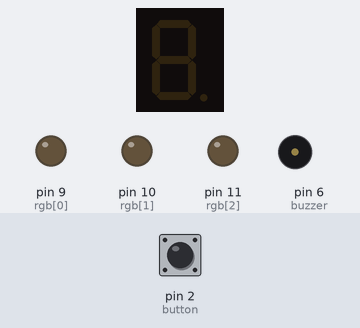
The sketch below on a simulated Arduino Uno, built with avr-gcc and run on an emulated ATmega328P. Parts: 1-digit seven-segment display, output pins drawn as LEDs (lit = HIGH), buzzer (waves = sounding). Wiring (inferred from the names in the program): 1-digit 7-segment display, segments lit when HIGH: segments pin 3, pin 4, pin 5, pin 7, pin 8, pin 12, pin 13, A1. Inputs (shaded band) come from the test bench; at power-on: pin 2 (button) LOW. Random numbers use the default seed unless the sketch sets one; the segment pins are drawn as the display they are named for; pins used as bus, display or sensor lines are not drawn.

Above: at 1.2 s.
1.3 s: pin 2 (button) pulled HIGH for 0.15 s
At 2.1 s:
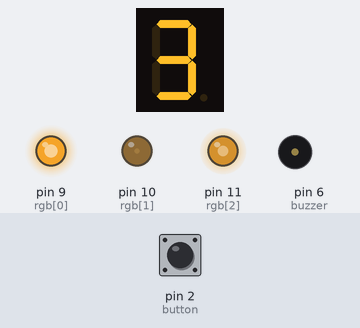
At 6.1 s:
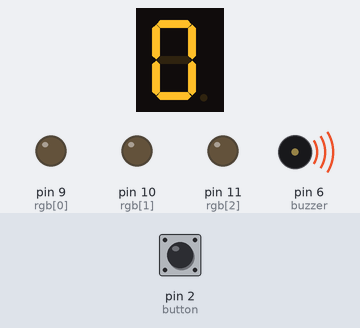
Timing chart, 0 to 13.4 s (numbered marks = the images above; inputs shaded):
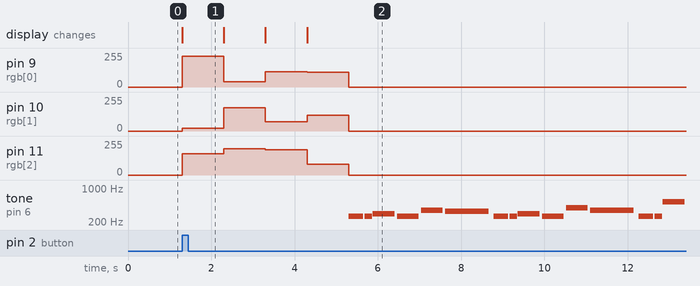

The sketch:

Lab02_22127117_CODE.ino
```cpp
int photoresistor = A0;
int button = 2;
int rgb[] = {9, 10, 11};
int buzzer = 6;
int segments[] = {3, 4, 5, 7, 8, 12, 13, A1};


#define NOTE_B0  31
#define NOTE_C1  33
#define NOTE_CS1 35
#define NOTE_D1  37
#define NOTE_DS1 39
#define NOTE_E1  41
#define NOTE_F1  44
#define NOTE_FS1 46
#define NOTE_G1  49
#define NOTE_GS1 52
#define NOTE_A1  55
#define NOTE_AS1 58
#define NOTE_B1  62
#define NOTE_C2  65
#define NOTE_CS2 69
#define NOTE_D2  73
#define NOTE_DS2 78
#define NOTE_E2  82
#define NOTE_F2  87
#define NOTE_FS2 93
#define NOTE_G2  98
#define NOTE_GS2 104
#define NOTE_A2  110
#define NOTE_AS2 117
#define NOTE_B2  123
#define NOTE_C3  131
#define NOTE_CS3 139
#define NOTE_D3  147
#define NOTE_DS3 156
#define NOTE_E3  165
#define NOTE_F3  175
#define NOTE_FS3 185
#define NOTE_G3  196
#define NOTE_GS3 208
#define NOTE_A3  220
#define NOTE_AS3 233
#define NOTE_B3  247
#define NOTE_C4  262
#define NOTE_CS4 277
#define NOTE_D4  294
#define NOTE_DS4 311
#define NOTE_E4  330
#define NOTE_F4  349
#define NOTE_FS4 370
#define NOTE_G4  392
#define NOTE_GS4 415
#define NOTE_A4  440
#define NOTE_AS4 466
#define NOTE_B4  494
#define NOTE_C5  523
#define NOTE_CS5 554
#define NOTE_D5  587
#define NOTE_DS5 622
#define NOTE_E5  659
#define NOTE_F5  698
#define NOTE_FS5 740
#define NOTE_G5  784
#define NOTE_GS5 831
#define NOTE_A5  880
#define NOTE_AS5 932
#define NOTE_B5  988
#define NOTE_C6  1047
#define NOTE_CS6 1109
#define NOTE_D6  1175
#define NOTE_DS6 1245
#define NOTE_E6  1319
#define NOTE_F6  1397
#define NOTE_FS6 1480
#define NOTE_G6  1568
#define NOTE_GS6 1661
#define NOTE_A6  1760
#define NOTE_AS6 1865
#define NOTE_B6  1976
#define NOTE_C7  2093
#define NOTE_CS7 2217
#define NOTE_D7  2349
#define NOTE_DS7 2489
#define NOTE_E7  2637
#define NOTE_F7  2794
#define NOTE_FS7 2960
#define NOTE_G7  3136
#define NOTE_GS7 3322
#define NOTE_A7  3520
#define NOTE_AS7 3729
#define NOTE_B7  3951
#define NOTE_C8  4186
#define NOTE_CS8 4435
#define NOTE_D8  4699
#define NOTE_DS8 4978
#define REST      0

// change this to make the song slower or faster
int tempo = 155;

void setup()
{
  Serial.begin(9600);

  pinMode(button, INPUT);
  pinMode(photoresistor, INPUT);

  for(int i = 0; i < 3; i++)
    pinMode(rgb[i], OUTPUT);

  pinMode(buzzer, OUTPUT);

  for(int i = 0; i < 8; i++)
    pinMode(segments[i], OUTPUT);
}


void displayNumber(int number)
{
  int numberSignals[4][8] = {
    {1, 1, 1, 1, 1, 1, 0, 0}, // Number 0
    {0, 1, 1, 0, 0, 0, 0, 0}, // Number 1
    {1, 1, 0, 1, 1, 0, 1, 0}, // Number 2
    {1, 1, 1, 1, 0, 0, 1, 0}  // Number 3
  };

  for(int i = 0; i < 8; i++)
    digitalWrite(segments[i], numberSignals[number][i]);

}

void getRandomColorRGB()
{
  analogWrite(rgb[0], random(0, 255));
  analogWrite(rgb[1], random(0, 255));
  analogWrite(rgb[2], random(0, 255));
}

void turnOffRGB()
{
  digitalWrite(rgb[0], LOW);
  digitalWrite(rgb[1], LOW);
  digitalWrite(rgb[2], LOW);
}

void happyMusic()
{
  /* --- SET UP ---*/
  int melody[] = {

    // Happy Birthday
    // Score available at https://musescore.com/user/8221/scores/26906

    NOTE_C4,4, NOTE_C4,8,
    NOTE_D4,-4, NOTE_C4,-4, NOTE_F4,-4,
    NOTE_E4,-2, NOTE_C4,4, NOTE_C4,8,
    NOTE_D4,-4, NOTE_C4,-4, NOTE_G4,-4,
    NOTE_F4,-2, NOTE_C4,4, NOTE_C4,8,

    NOTE_C5,-4, NOTE_A4,-4, NOTE_F4,-4,
    NOTE_E4,-4, NOTE_D4,-4, NOTE_AS4,4, NOTE_AS4,8,
    NOTE_A4,-4, NOTE_F4,-4, NOTE_G4,-4,
    NOTE_F4,-2,

  };

  // sizeof gives the number of bytes, each int value is composed of two bytes (16 bits)
  // there are two values per note (pitch and duration), so for each note there are four bytes
  int notes = sizeof(melody) / sizeof(melody[0]) / 2;

  // this calculates the duration of a whole note in ms
  int wholenote = (60000 * 4) / tempo;

  int divider = 0, noteDuration = 0;


  /*--- PLAY MUSIC ---*/
  // iterate over the notes of the melody.
  // Remember, the array is twice the number of notes (notes + durations)
  for (int thisNote = 0; thisNote < notes * 2; thisNote = thisNote + 2) {

    // calculates the duration of each note
    divider = melody[thisNote + 1];
    if (divider > 0) {
      // regular note, just proceed
      noteDuration = (wholenote) / divider;
    } else if (divider < 0) {
      // dotted notes are represented with negative durations!!
      noteDuration = (wholenote) / abs(divider);
      noteDuration *= 1.5; // increases the duration in half for dotted notes
    }

    // we only play the note for 90% of the duration, leaving 10% as a pause
    tone(buzzer, melody[thisNote], noteDuration * 0.9);

    // Wait for the specief duration before playing the next note.
    delay(noteDuration);

    // stop the waveform generation before the next note.
    noTone(buzzer);
  }
}

void lightMusic()
{
  /* --- SET UP ---*/
  // change this to make the song slower or faster
  tempo = 105;


  // notes of the moledy followed by the duration.
  // a 4 means a quarter note, 8 an eighteenth , 16 sixteenth, so on
  // !!negative numbers are used to represent dotted notes,
  // so -4 means a dotted quarter note, that is, a quarter plus an eighteenth!!
  int melody[] = {

    // Asa branca - Luiz Gonzaga
    // Score available at https://musescore.com/user/190926/scores/181370

    NOTE_G4,8, NOTE_A4,8, NOTE_B4,4, NOTE_D5,4, NOTE_D5,4, NOTE_B4,4,
    NOTE_C5,4, NOTE_C5,2, NOTE_G4,8, NOTE_A4,8,
    NOTE_B4,4, NOTE_D5,4, NOTE_D5,4, NOTE_C5,4,

    NOTE_B4,2, REST,8, NOTE_G4,8, NOTE_G4,8, NOTE_A4,8,
    NOTE_B4,4, NOTE_D5,4, REST,8, NOTE_D5,8, NOTE_C5,8, NOTE_B4,8,
    NOTE_G4,4, NOTE_C5,4, REST,8, NOTE_C5,8, NOTE_B4,8, NOTE_A4,8,

    NOTE_A4,4, NOTE_B4,4, REST,8, NOTE_B4,8, NOTE_A4,8, NOTE_G4,8,
    NOTE_G4,2, REST,8, NOTE_G4,8, NOTE_G4,8, NOTE_A4,8,
    NOTE_B4,4, NOTE_D5,4, REST,8, NOTE_D5,8, NOTE_C5,8, NOTE_B4,8,

    NOTE_G4,4, NOTE_C5,4, REST,8, NOTE_C5,8, NOTE_B4,8, NOTE_A4,8,
    NOTE_A4,4, NOTE_B4,4, REST,8, NOTE_B4,8, NOTE_A4,8, NOTE_G4,8,
    NOTE_G4,4, NOTE_F5,8, NOTE_D5,8, NOTE_E5,8, NOTE_C5,8, NOTE_D5,8, NOTE_B4,8,

    NOTE_C5,8, NOTE_A4,8, NOTE_B4,8, NOTE_G4,8, NOTE_A4,8, NOTE_G4,8, NOTE_E4,8, NOTE_G4,8,
    NOTE_G4,4, NOTE_F5,8, NOTE_D5,8, NOTE_E5,8, NOTE_C5,8, NOTE_D5,8, NOTE_B4,8,
    NOTE_C5,8, NOTE_A4,8, NOTE_B4,8, NOTE_G4,8, NOTE_A4,8, NOTE_G4,8, NOTE_E4,8, NOTE_G4,8,
    NOTE_G4,-2, REST,4

  };

  // sizeof gives the number of bytes, each int value is composed of two bytes (16 bits)
  // there are two values per note (pitch and duration), so for each note there are four bytes
  int notes = sizeof(melody) / sizeof(melody[0]) / 2;

  // this calculates the duration of a whole note in ms
  int wholenote = (60000 * 4) / tempo;

  int divider = 0, noteDuration = 0;

  /*---PLAY MUSIC ---*/
  // iterate over the notes of the melody.
  // Remember, the array is twice the number of notes (notes + durations)
  for (int thisNote = 0; thisNote < notes * 2; thisNote = thisNote + 2) {
	getRandomColorRGB();
    // calculates the duration of each note
    divider = melody[thisNote + 1];
    if (divider > 0) {
      // regular note, just proceed
      noteDuration = (wholenote) / divider;
    } else if (divider < 0) {
      // dotted notes are represented with negative durations!!
      noteDuration = (wholenote) / abs(divider);
      noteDuration *= 1.5; // increases the duration in half for dotted notes
    }

    // we only play the note for 90% of the duration, leaving 10% as a pause
    tone(buzzer, melody[thisNote], noteDuration * 0.9);

    // Wait for the specief duration before playing the next note.
    delay(noteDuration);

    // stop the waveform generation before the next note.
    noTone(buzzer);
  }
}


void playMusic(bool state)
{
  // Source: https://github.com/robsoncouto/arduino-songs/blob/master/happybirthday/happybirthday.ino
  if(state == false)
    lightMusic();
  else
  {
    turnOffRGB();
    happyMusic();
  }
}


void loop()
{
  int buttonState = digitalRead(button);

  if(buttonState == HIGH)
  {
    for(int i = 3; i >= 0; i--)
    {
      getRandomColorRGB();
      displayNumber(i);
      delay(1000);
    }

    int lightValue = analogRead(photoresistor);
    bool lightState;

    if(lightValue < 400)
      lightState = false;
    else
      lightState = true;

    playMusic(lightState);
    turnOffRGB();

    buttonState = false;
  }
}
```

Measured:
- after the input at 1.3 s, pin 9 (rgb[0]): 0/255 → 232/255 at once, → 38/255 1.0 s later, → 114/255 1.0 s later, → 109/255 1.0 s later, … (5 changes in this stretch); pin 10 (rgb[1]): 0/255 → 19/255 at once, → 175/255 1.0 s later, → 68/255 1.0 s later, → 120/255 1.0 s later, … (5 changes in this stretch)
